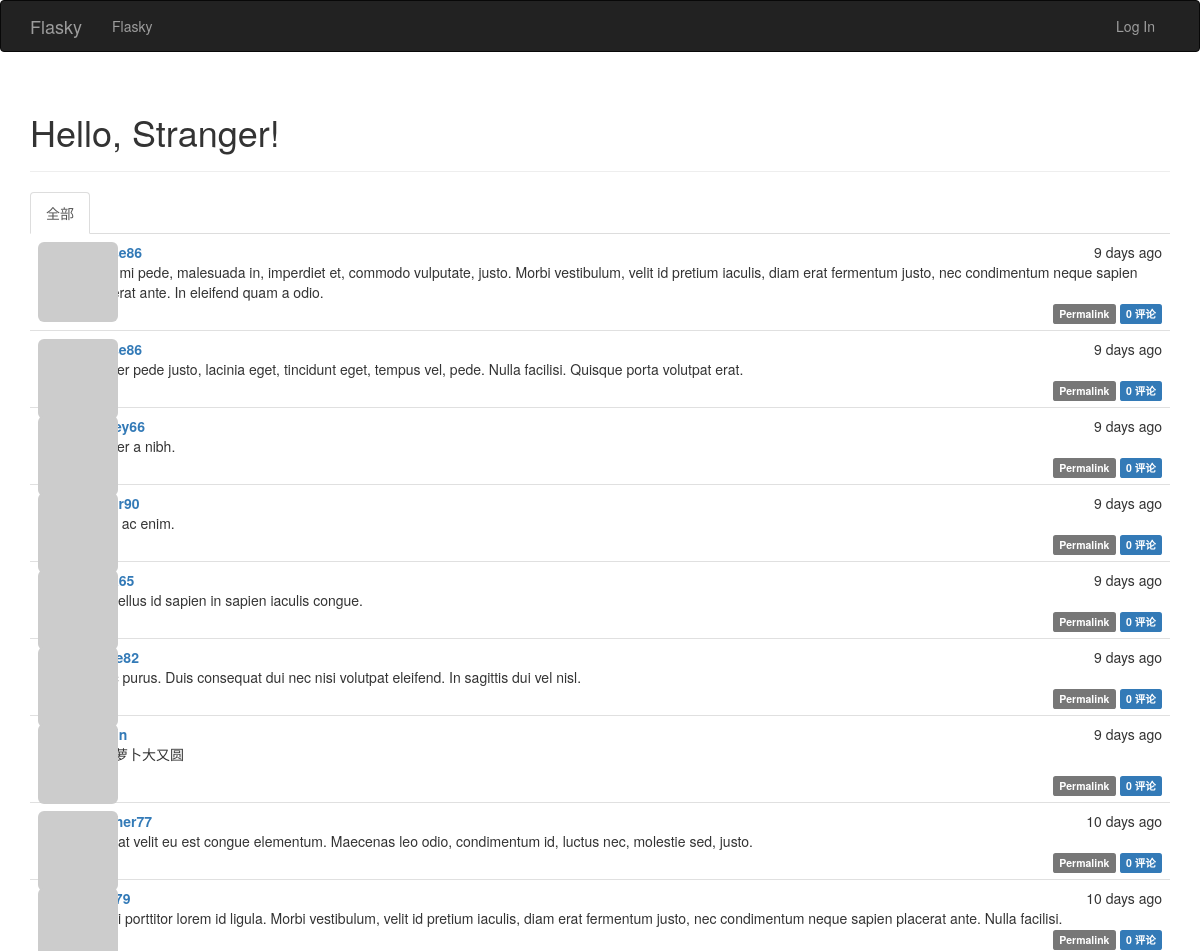
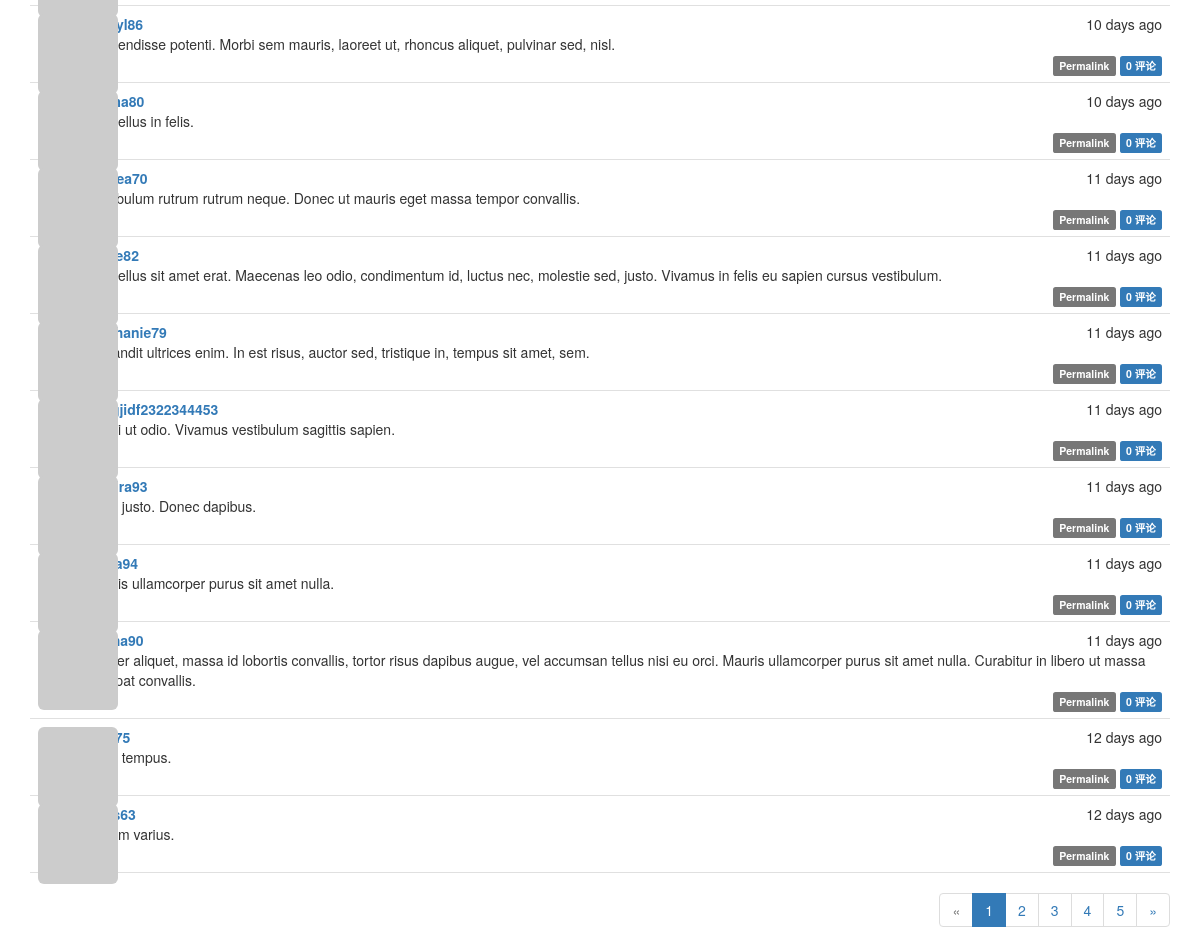
The page / on the database its author committed (2 pictures, top to bottom).
### app/modles.py (models this page shows, shortened)
class Post(db.Model):
    __tablename__ = 'posts'
    id = db.Column(db.Integer, primary_key=True)
    body = db.Column(db.Text)
    timestamp = db.Column(db.DateTime, index=True, default=datetime.utcnow)
    author_id = db.Column(db.Integer, db.ForeignKey('users.id'))
    body_html = db.Column(db.Text)
    comments = db.relationship('Comment', backref='post', lazy='dynamic')

class User(UserMixin, db.Model):
    __tablename__ = 'users'
    id = db.Column(db.Integer, primary_key=True)
    email = db.Column(db.String(64), unique=True, index=True)
    username = db.Column(db.String(64), unique=True, index=True)
    role_id = db.Column(db.Integer, db.ForeignKey('roles.id'))
    password_hash = db.Column(db.String(128))
    confirmed = db.Column(db.Boolean, default=False)
    name = db.Column(db.String(64))
    location = db.Column(db.String(64))
    about_me = db.Column(db.Text())
    member_since = db.Column(db.DateTime(), default=datetime.utcnow)
    last_seen = db.Column(db.DateTime(), default=datetime.utcnow)
    avatar_hash = db.Column(db.String(32))
    posts = db.relationship('Post', backref='author', lazy='dynamic')
    followed = db.relationship('Follow',
                               foreign_keys=[Follow.follower_id],
                               backref=db.backref('follower', lazy='joined'),
                               lazy='dynamic', cascade='all, delete-orphan')
    followers = db.relationship('Follow',
                                foreign_keys=[Follow.followed_id],
                               backref=db.backref('followed', lazy='joined'),
                                lazy='dynamic',
                                cascade='all, delete-orphan')
    comments = db.relationship('Comment', backref='author', lazy='dynamic')
    @property
    def password(self):
        raise AttributeError('密码不可读取')
    def gravatar(self, size=100, default='identicon', rating='g'):
        if request.is_secure:
            url = 'https://secure.gravatar.com/avatar'
        else:
            url = 'http://www.gravatar.com/avatar'
        hash = self.avatar_hash or hashlib.md5(self.email.encode('utf-8')).hexdigest()
        return '{url}/{hash}?s={size}&d={default}&r={rating}'.format(
            url=url, hash=hash, size=size, default=default, rating=rating
        )

### app/main/views.py (the view)
@main.route('/', methods=['GET', 'POST'])
def index():
    form = PostForm()
    if current_user.can(Permission.WRITE_ARTICLES) and \
        form.validate_on_submit():
        post = Post(body=form.body.data, author=current_user._get_current_object())
        db.session.add(post)
        return redirect(url_for('.index'))
    page = request.args.get('page', 1, type=int)
    show_followed = False
    if current_user.is_authenticated:
        show_followed = bool(request.cookies.get('show_followed'))
    if show_followed:
        query = current_user.followed_posts
    else:
        query = Post.query
    pagination = query.order_by(Post.timestamp.desc()).paginate(
        page, per_page=current_app.config['FLASKY_POSTS_PER_PAGE'],
        error_out=False)
    posts = pagination.items
    return render_template('index.html', form=form, posts=posts, pagination=pagination, show_followed=show_followed)

### app/auth/views.py (called while the page is built)
@auth.before_app_request
def before_request():
    if current_user.is_authenticated:
        current_user.ping()
        if not current_user.confirmed \
            and request.endpoint[:5] != 'auth.' and request.endpoint != 'static':
            return redirect(url_for('auth.unconfirmed'))

### app/main/__init__.py (called while the page is built)
@main.app_context_processor
def inject_permission():
    return dict(Permission=Permission)

### app/modles.py (called while the page is built)
    def can(self, permissions):
        return False

    def is_administrator(self):
        return False

### app/templates/index.html (shortened to what this page needs)
{% extends "base.html" %}
{% import "bootstrap/wtf.html" as wtf %}
{% import "_macros.html" as macros %}
{% block page_content %}
    <div class="page-header">
    <h1>Hello, {% if current_user.is_authenticated %}{{ current_user.username }}{% else %}Stranger{% endif %}!</h1>
    </div>
    <div class="post-tabs">
    <ul class="nav nav-tabs">
        <li{% if not show_followed %} class="active"{% endif %}><a href="{{ url_for('.show_all') }}">全部</a></li>
    </ul>
    {% include '_posts.html' %}
    </div>
    {% if pagination %}
        <div class="pagination">
            {{ macros.pagination_widget(pagination, '.index') }}
        </div>
    {% endif %}
{% endblock %}

### app/templates/_posts.html (shortened to what this page needs)
<ul class="posts">
    {% for post in posts %}
    <li class="post">
    <div class="post-thumbnail">
        <a href="{{ url_for('.user', username=post.author.username) }}">
            <img class="img-rounded profile-thumbnail" src="{{ post.author.gravatar(size=40) }}">
        </a>
    </div>
    <div class="post-content">
        <div class="post-date">{{ moment(post.timestamp).fromNow() }}</div>
        <div class="post-author">
            <a href="{{ url_for('.user', username=post.author.username) }}">
                {{ post.author.username }}
            </a>
        </div>
        <div class="post-body">
            {% if post.body_html %}
                {{ post.body_html | safe }}
            {% else %}
                {{ post.body }}
            {% endif %}
        </div>
        <div class="post-footer">
            <a href="{{ url_for('.post', id=post.id) }}">
                <span class="label label-default">Permalink</span>
            </a>
            <a href="{{ url_for('.post', id=post.id) }}#comments">
                <span class="label label-primary">
                    {{ post.comments.count() }} 评论
                </span>
            </a>
        </div>
    </div>
    </li>
    {% endfor %}
</ul>

### app/static/styles.css (style rules this page uses)
.profile-thumbnail { position: absolute; }
div.post-tabs { margin-top: 16px; }
ul.posts { list-style-type: none; padding: 0px; margin: 16px 0px 0px 0px; border-top: 1px solid #e0e0e0; }
div.post-tabs ul.posts { margin: 0px; border-top: none; }
ul.posts li.post { padding: 8px; border-bottom: 1px solid #e0e0e0; }
div.post-date { float: right; }
div.post-author { font-weight: bold; }
div.post-thumbnail { position: absolute; }
div.post-content { margin-left: 48px; min-height: 48px; }
div.post-footer { text-align: right; }
div.pagination { width: 100%; text-align: right; padding: 0px; margin: 0px; }

### rows shown on the page
Post: timestamp "9 days ago", body "Cras mi pede, malesuada in, imperdiet et, commodo vulputate, justo. Morbi vestibulum, velit id pretium iaculis, diam erat fermentum justo, nec condimentum neque sapien placerat ante. In eleifend quam a odio.", comments.count "0"
Post: timestamp "9 days ago", body "Integer pede justo, lacinia eget, tincidunt eget, tempus vel, pede. Nulla facilisi. Quisque porta volutpat erat.", comments.count "0"
Post: timestamp "9 days ago", body "Integer a nibh.", comments.count "0"
Post: timestamp "9 days ago", body "Nulla ac enim.", comments.count "0"
Post: timestamp "9 days ago", body "Phasellus id sapien in sapien iaculis congue.", comments.count "0"
Post: timestamp "9 days ago", body "Nunc purus. Duis consequat dui nec nisi volutpat eleifend. In sagittis dui vel nisl.", comments.count "0"
Post: timestamp "9 days ago", body_html "一个萝卜大又圆", comments.count "0"
Post: timestamp "10 days ago", author.username "heather77", body "Duis at velit eu est congue elementum. Maecenas leo odio, condimentum id, luctus nec, molestie sed, justo.", comments.count "0"
Post: timestamp "10 days ago", body "Morbi porttitor lorem id ligula. Morbi vestibulum, velit id pretium iaculis, diam erat fermentum justo, nec condimentum neque sapien placerat ante. Nulla facilisi.", comments.count "0"
Post: timestamp "10 days ago", body "Suspendisse potenti. Morbi sem mauris, laoreet ut, rhoncus aliquet, pulvinar sed, nisl.", comments.count "0"
Post: timestamp "10 days ago", body "Phasellus in felis.", comments.count "0"
Post: timestamp "11 days ago", body "Vestibulum rutrum rutrum neque. Donec ut mauris eget massa tempor convallis.", comments.count "0"
Post: timestamp "11 days ago", body "Phasellus sit amet erat. Maecenas leo odio, condimentum id, luctus nec, molestie sed, justo. Vivamus in felis eu sapien cursus vestibulum.", comments.count "0"
Post: timestamp "11 days ago", author.username "stephanie79", body "In blandit ultrices enim. In est risus, auctor sed, tristique in, tempus sit amet, sem.", comments.count "0"
Post: timestamp "11 days ago", author.username "anogjidf2322344453", body "Morbi ut odio. Vivamus vestibulum sagittis sapien.", comments.count "0"
Post: timestamp "11 days ago", body "Nulla justo. Donec dapibus.", comments.count "0"
Post: timestamp "11 days ago", body "Mauris ullamcorper purus sit amet nulla.", comments.count "0"
Post: timestamp "11 days ago", body "Integer aliquet, massa id lobortis convallis, tortor risus dapibus augue, vel accumsan tellus nisi eu orci. Mauris ullamcorper purus sit amet nulla. Curabitur in libero ut massa volutpat convallis.", comments.count "0"
Post: timestamp "12 days ago", body "Nulla tempus.", comments.count "0"
Post: timestamp "12 days ago", body "Nullam varius.", comments.count "0"

### other values the page prints
{{ p }} "1"
{{ p }} "2" "3" "4" "5"
